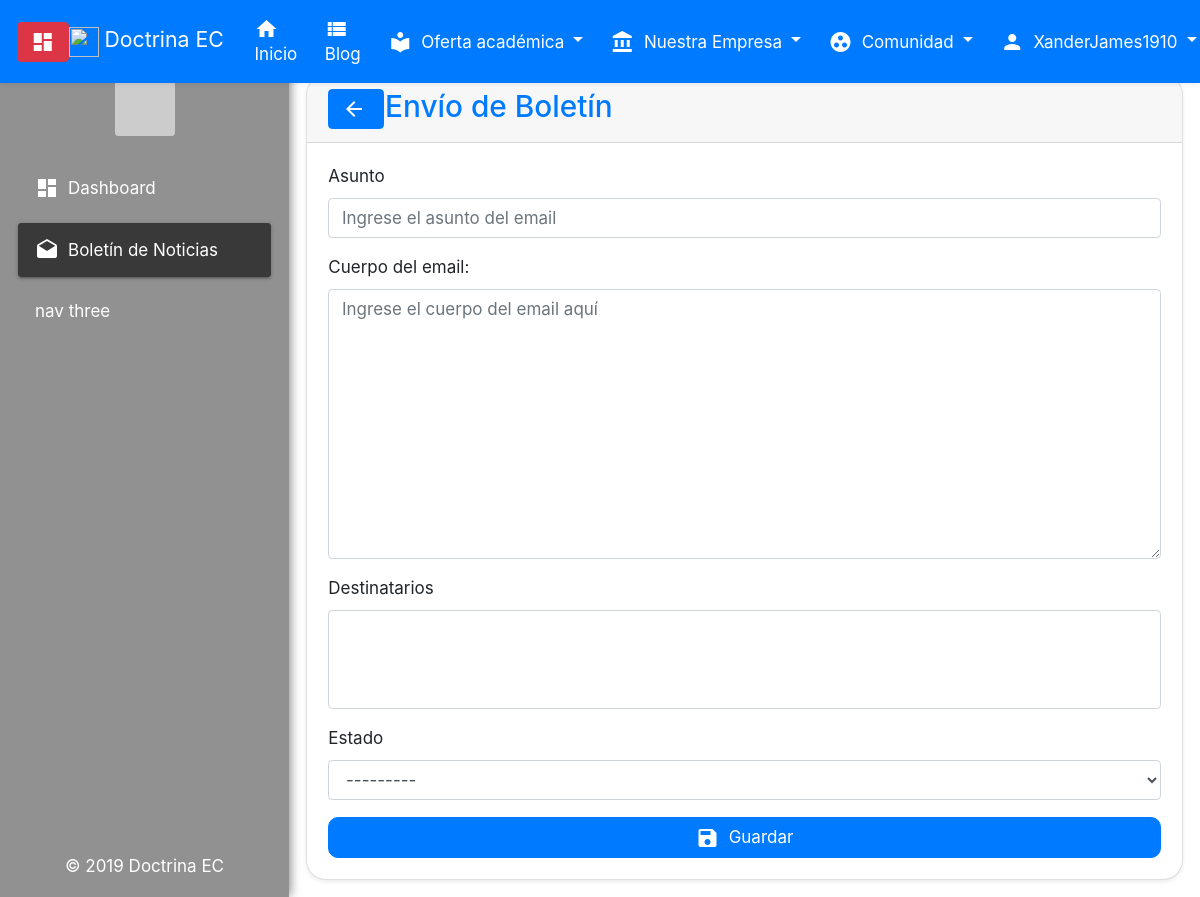
The page /control/newsletter/ (signed in) on the database as committed earlier.
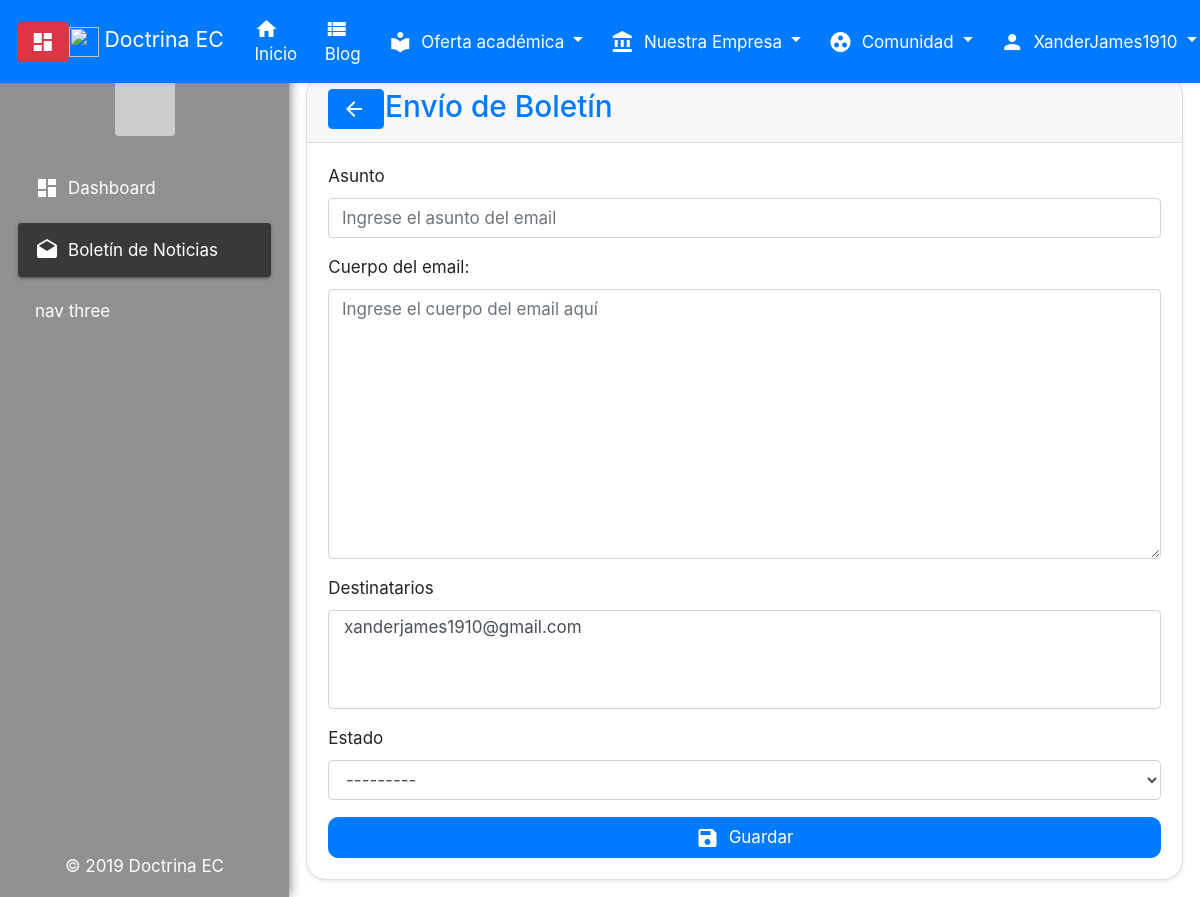
The same page on the database as committed later.
### newsletters/models.py (models this page shows)
class NewsLetterUser(models.Model):
    name = models.CharField(max_length=255)
    phone = models.PositiveIntegerField()
    email = models.EmailField()
    subscription_date = models.DateTimeField(auto_now_add=True)
    def __str__(self):
        return self.email

### newsletters/views.py (the view, shortened to what this page needs)
# urls.py: path('newsletter/', control_newsletter, name='control_newsletter'),
@login_required
def control_newsletter(request):
    if request.user.is_superuser:
        form = NewsLetterCreationForm(request.POST or None)
        context = {
            'form': form,
        }
        template = 'control_panel/control_newsletter.html'
        return render(request, template, context)
    else:
        messages.warning(request, 'No cuentas con los permisos necesarios para acceder a ésta función. Por favor contacta al administrador del sitio.',
                         'alert alert-danger alert-dismissible fade show card_round mb-4')
        return redirect('home')

### newsletters/forms.py
class NewsLetterCreationForm(forms.ModelForm):
    class Meta():
        model = Newsletter
        fields = ['subject', 'body', 'email', 'status']
    def __init__(self, *args, **kwargs):
        super().__init__(*args, **kwargs)
        self.fields['subject'].label = 'Asunto'
        self.fields['subject'].widget.attrs = {
            'class': 'form-control',
            'placeholder': 'Ingrese el asunto del email',
        }
        self.fields['body'].label = 'Cuerpo del email:'
        self.fields['body'].widget.attrs = {
            'class': 'form-control',
            'placeholder': 'Ingrese el cuerpo del email aquí',
            'rows': '10',
        }
        self.fields['email'].label = 'Destinatarios'
        self.fields['status'].label = 'Estado'

### templates/control_panel/control_newsletter.html (shortened to what this page needs)
{% extends 'control_base.html' %}
{% block nav_item_newsletter_list %}
  active
{% endblock nav_item_newsletter_list %}
{% load bootstrap4 %}
{% block content %}
  <div class="card card_round shadow-sm">
    <div class="card-header header_card_round text-primary">
      <div class="row">
        <div class="col-3 col-md-1">
          <a href="{{ request.META.HTTP_REFERER }}" class="btn btn-primary">
            <div class="inline-block">
              <i class="material-icons mr-1 align-middle">arrow_back</i>
            </div>
          </a>
        </div>
        <div class="col-9 col-md-11 px-0">
          <h3 class="mb-0">Envío de Boletín</h3>
        </div>
      </div>
    </div>
    <div class="card-body">
      <form method="POST" novalidate>
        {% bootstrap_form form %}
        <button type="submit" class="btn btn-primary btn-block button_round">
          <div class="inline-block">
            <i class="material-icons mr-1 icon_size align-middle">save</i>
            <span class="align-middle">Guardar</span>
          </div>
        </button>
      </form>
    </div>
  </div>
{% endblock %}

Rows that differ between the two databases and show on the page:
added NewsLetterUser: email "xanderjames1910@gmail.com"
